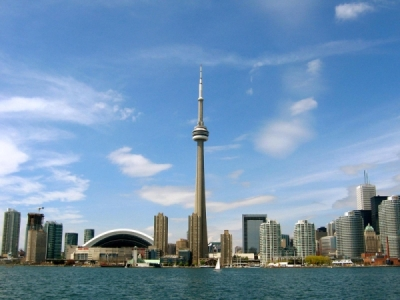
#> input picture University of Toronto Python workshop/skyline.jpg, 400 x 300 px
$ python play.py
#> lines starting #> are read from the running program, lines starting #| are printed output that depends on the picture
"""Play with pictures using Python Image Library."""

from PIL import Image

def sunset(pixels, width, height):
    """Convert to sunset colours."""

    for x in range(width):
        for y in range(height):
            # get the RGB components of the pixel
            (r, g, b) = pixels[x, y]
            # modify the RGB components of the pixel
            # to get the sunset effect
            # need to convert new values to integers
            pixels[x, y] = (r, int(g * 0.5), int(b * 0.5))

# [133 lines left out: functions greyscale, flip, mirror, spacecraft, blur, posterize and 3 more, not called in this run]


def main(modify_func, picture):

    # get the image of Toronto skyline from file
#> called with picture = 'skyline.jpg'
    image = Image.open(picture)
#> image is the input picture: PIL image 400x300 RGB; mean R, G, B 114, 146.3, 177.4

    # make a copy of the image
    new_image = image.copy()

    # get pixels of the image as a 2D list
    new_pixels = new_image.load()

    # get width and height of the image
    width, height = new_image.size
#> width = 400; height = 300

    # modify the image by applying modify_func
    modify_func(new_pixels, width, height)

    # create a new image that contains the original and
    # the modified images, side by side
    both = Image.new(image.mode, (2 * width, height))
#> both: PIL image 800x300 RGB; every value is 0
    both.paste(image, (0, 0))
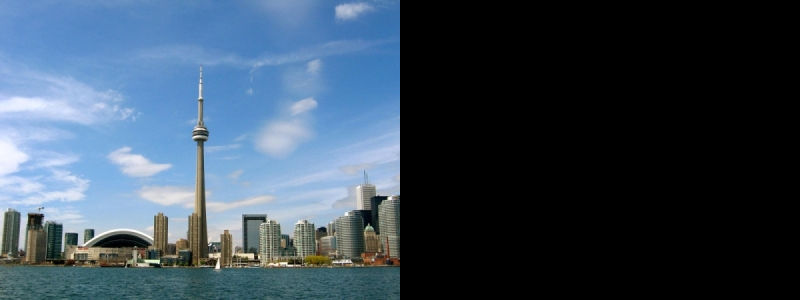
#> both: PIL image 800x300 RGB; mean R, G, B 57, 73.2, 88.7
    both.paste(new_image, (width, 0))
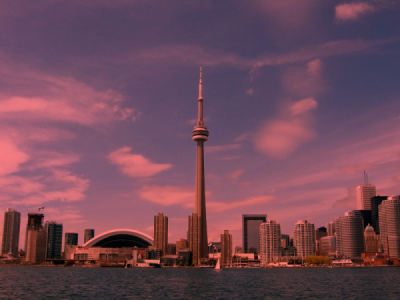
#> new_image: PIL image 400x300 RGB; mean R, G, B 114, 72.9, 88.4
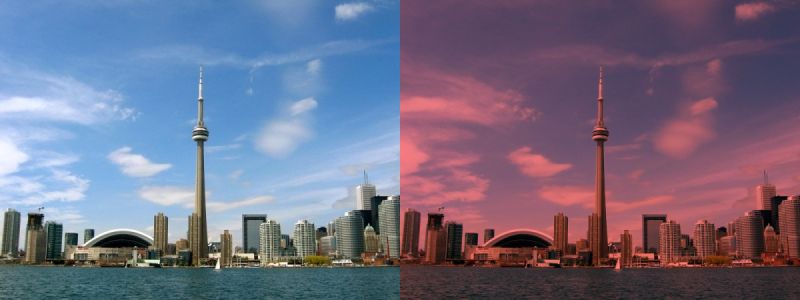
#> both: PIL image 800x300 RGB; mean R, G, B 114, 109.6, 132.9
    both.save('result.jpg')
    both.show()

if __name__ == '__main__':

    main(sunset, "skyline.jpg")
    # [7 lines of commented-out code are left out]

$ run again, with University of Toronto Python workshop/noisy2.jpg copied over University of Toronto Python workshop/skyline.jpg
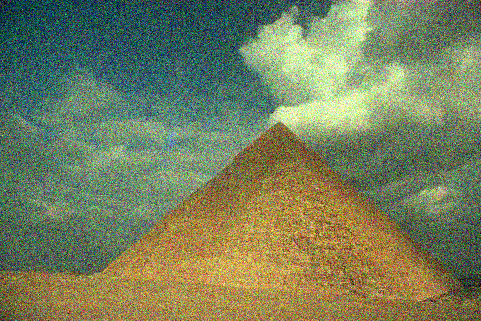
#> input picture University of Toronto Python workshop/noisy2.jpg, 481 x 321 px
#> in main, image is the input picture: PIL image 481x321 RGB; mean R, G, B 118.2, 128.2, 93.9
#> in main, `both.paste(new_image, (width, 0))`:
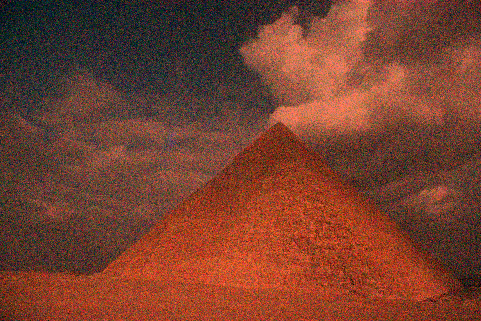
#> new_image: PIL image 481x321 RGB; mean R, G, B 118.2, 63.9, 46.7
#> in main, `both.paste(new_image, (width, 0))`:
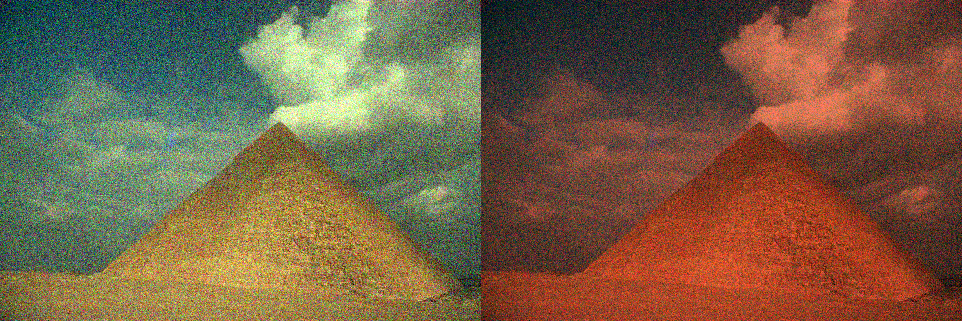
#> both: PIL image 962x321 RGB; mean R, G, B 118.2, 96, 70.3
